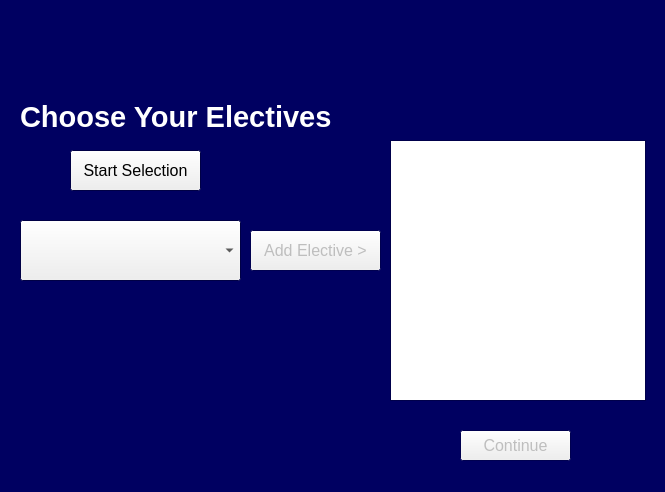
<?xml version="1.0" encoding="UTF-8"?>
<ui version="4.0">
 <class>Elective_popupWindow_frm</class>
 <widget class="QWidget" name="Elective_popupWindow_frm">
  <property name="geometry">
   <rect>
    <x>0</x>
    <y>0</y>
    <width>665</width>
    <height>492</height>
   </rect>
  </property>
  <property name="palette">
   <palette>
    <active>
     <colorrole role="Base">
      <brush brushstyle="SolidPattern">
       <color alpha="255">
        <red>255</red>
        <green>255</green>
        <blue>255</blue>
       </color>
      </brush>
     </colorrole>
     <colorrole role="Window">
      <brush brushstyle="SolidPattern">
       <color alpha="255">
        <red>0</red>
        <green>0</green>
        <blue>97</blue>
       </color>
      </brush>
     </colorrole>
    </active>
    <inactive>
     <colorrole role="Base">
      <brush brushstyle="SolidPattern">
       <color alpha="255">
        <red>255</red>
        <green>255</green>
        <blue>255</blue>
       </color>
      </brush>
     </colorrole>
     <colorrole role="Window">
      <brush brushstyle="SolidPattern">
       <color alpha="255">
        <red>0</red>
        <green>0</green>
        <blue>97</blue>
       </color>
      </brush>
     </colorrole>
    </inactive>
    <disabled>
     <colorrole role="Base">
      <brush brushstyle="SolidPattern">
       <color alpha="255">
        <red>0</red>
        <green>0</green>
        <blue>97</blue>
       </color>
      </brush>
     </colorrole>
     <colorrole role="Window">
      <brush brushstyle="SolidPattern">
       <color alpha="255">
        <red>0</red>
        <green>0</green>
        <blue>97</blue>
       </color>
      </brush>
     </colorrole>
    </disabled>
   </palette>
  </property>
  <property name="windowTitle">
   <string>Form</string>
  </property>
  <widget class="QLabel" name="Elective_greeting_lbl">
   <property name="geometry">
    <rect>
     <x>20</x>
     <y>100</y>
     <width>341</width>
     <height>33</height>
    </rect>
   </property>
   <property name="palette">
    <palette>
     <active>
      <colorrole role="WindowText">
       <brush brushstyle="SolidPattern">
        <color alpha="255">
         <red>255</red>
         <green>255</green>
         <blue>255</blue>
        </color>
       </brush>
      </colorrole>
      <colorrole role="Text">
       <brush brushstyle="SolidPattern">
        <color alpha="255">
         <red>0</red>
         <green>0</green>
         <blue>0</blue>
        </color>
       </brush>
      </colorrole>
     </active>
     <inactive>
      <colorrole role="WindowText">
       <brush brushstyle="SolidPattern">
        <color alpha="255">
         <red>255</red>
         <green>255</green>
         <blue>255</blue>
        </color>
       </brush>
      </colorrole>
      <colorrole role="Text">
       <brush brushstyle="SolidPattern">
        <color alpha="255">
         <red>0</red>
         <green>0</green>
         <blue>0</blue>
        </color>
       </brush>
      </colorrole>
     </inactive>
     <disabled>
      <colorrole role="WindowText">
       <brush brushstyle="SolidPattern">
        <color alpha="255">
         <red>120</red>
         <green>120</green>
         <blue>120</blue>
        </color>
       </brush>
      </colorrole>
      <colorrole role="Text">
       <brush brushstyle="SolidPattern">
        <color alpha="255">
         <red>120</red>
         <green>120</green>
         <blue>120</blue>
        </color>
       </brush>
      </colorrole>
     </disabled>
    </palette>
   </property>
   <property name="font">
    <font>
     <family>Arial</family>
     <pointsize>22</pointsize>
     <weight>75</weight>
     <bold>true</bold>
    </font>
   </property>
   <property name="text">
    <string>Choose Your Electives</string>
   </property>
   <property name="textFormat">
    <enum>Qt::AutoText</enum>
   </property>
   <property name="scaledContents">
    <bool>false</bool>
   </property>
  </widget>
  <widget class="QPushButton" name="Continue_btn">
   <property name="enabled">
    <bool>false</bool>
   </property>
   <property name="geometry">
    <rect>
     <x>460</x>
     <y>430</y>
     <width>111</width>
     <height>31</height>
    </rect>
   </property>
   <property name="font">
    <font>
     <family>Arial</family>
     <pointsize>12</pointsize>
    </font>
   </property>
   <property name="text">
    <string>Continue</string>
   </property>
  </widget>
  <widget class="QComboBox" name="ChooseElective_cbx">
   <property name="geometry">
    <rect>
     <x>20</x>
     <y>220</y>
     <width>221</width>
     <height>61</height>
    </rect>
   </property>
   <property name="font">
    <font>
     <family>Arial</family>
     <pointsize>12</pointsize>
    </font>
   </property>
   <property name="tabletTracking">
    <bool>false</bool>
   </property>
   <property name="focusPolicy">
    <enum>Qt::WheelFocus</enum>
   </property>
   <property name="currentText">
    <string/>
   </property>
   <property name="currentIndex">
    <number>-1</number>
   </property>
   <property name="insertPolicy">
    <enum>QComboBox::InsertAlphabetically</enum>
   </property>
   <property name="minimumContentsLength">
    <number>0</number>
   </property>
  </widget>
  <widget class="QPushButton" name="AddElective_btn">
   <property name="enabled">
    <bool>false</bool>
   </property>
   <property name="geometry">
    <rect>
     <x>250</x>
     <y>230</y>
     <width>131</width>
     <height>41</height>
    </rect>
   </property>
   <property name="font">
    <font>
     <family>Arial</family>
     <pointsize>12</pointsize>
    </font>
   </property>
   <property name="text">
    <string>Add Elective &gt;</string>
   </property>
  </widget>
  <widget class="QListWidget" name="ShowChosenElectives_listbox">
   <property name="geometry">
    <rect>
     <x>390</x>
     <y>140</y>
     <width>256</width>
     <height>261</height>
    </rect>
   </property>
   <property name="font">
    <font>
     <family>Arial</family>
     <pointsize>12</pointsize>
    </font>
   </property>
  </widget>
  <widget class="QPushButton" name="StartSelection_btn">
   <property name="geometry">
    <rect>
     <x>70</x>
     <y>150</y>
     <width>131</width>
     <height>41</height>
    </rect>
   </property>
   <property name="font">
    <font>
     <family>Arial</family>
     <pointsize>12</pointsize>
    </font>
   </property>
   <property name="text">
    <string>Start Selection</string>
   </property>
  </widget>
 </widget>
 <resources/>
 <connections/>
</ui>
